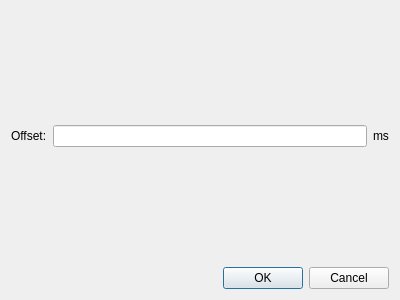
<?xml version="1.0" encoding="UTF-8"?>
<ui version="4.0">
 <class>DialogSeek</class>
 <widget class="QDialog" name="DialogSeek">
  <property name="geometry">
   <rect>
    <x>0</x>
    <y>0</y>
    <width>400</width>
    <height>300</height>
   </rect>
  </property>
  <property name="windowTitle">
   <string>Dialog</string>
  </property>
  <layout class="QVBoxLayout" name="verticalLayout">
   <item>
    <layout class="QHBoxLayout" name="horizontalLayout">
     <item>
      <widget class="QLabel" name="label">
       <property name="text">
        <string>Offset:</string>
       </property>
      </widget>
     </item>
     <item>
      <widget class="QLineEdit" name="lineEdit_Seek"/>
     </item>
     <item>
      <widget class="QLabel" name="label_2">
       <property name="text">
        <string>ms</string>
       </property>
      </widget>
     </item>
    </layout>
   </item>
   <item>
    <widget class="QDialogButtonBox" name="buttonBox">
     <property name="orientation">
      <enum>Qt::Horizontal</enum>
     </property>
     <property name="standardButtons">
      <set>QDialogButtonBox::Cancel|QDialogButtonBox::Ok</set>
     </property>
    </widget>
   </item>
  </layout>
 </widget>
 <resources/>
 <connections>
  <connection>
   <sender>buttonBox</sender>
   <signal>accepted()</signal>
   <receiver>DialogSeek</receiver>
   <slot>accept()</slot>
   <hints>
    <hint type="sourcelabel">
     <x>248</x>
     <y>254</y>
    </hint>
    <hint type="destinationlabel">
     <x>157</x>
     <y>274</y>
    </hint>
   </hints>
  </connection>
  <connection>
   <sender>buttonBox</sender>
   <signal>rejected()</signal>
   <receiver>DialogSeek</receiver>
   <slot>reject()</slot>
   <hints>
    <hint type="sourcelabel">
     <x>316</x>
     <y>260</y>
    </hint>
    <hint type="destinationlabel">
     <x>286</x>
     <y>274</y>
    </hint>
   </hints>
  </connection>
 </connections>
</ui>
